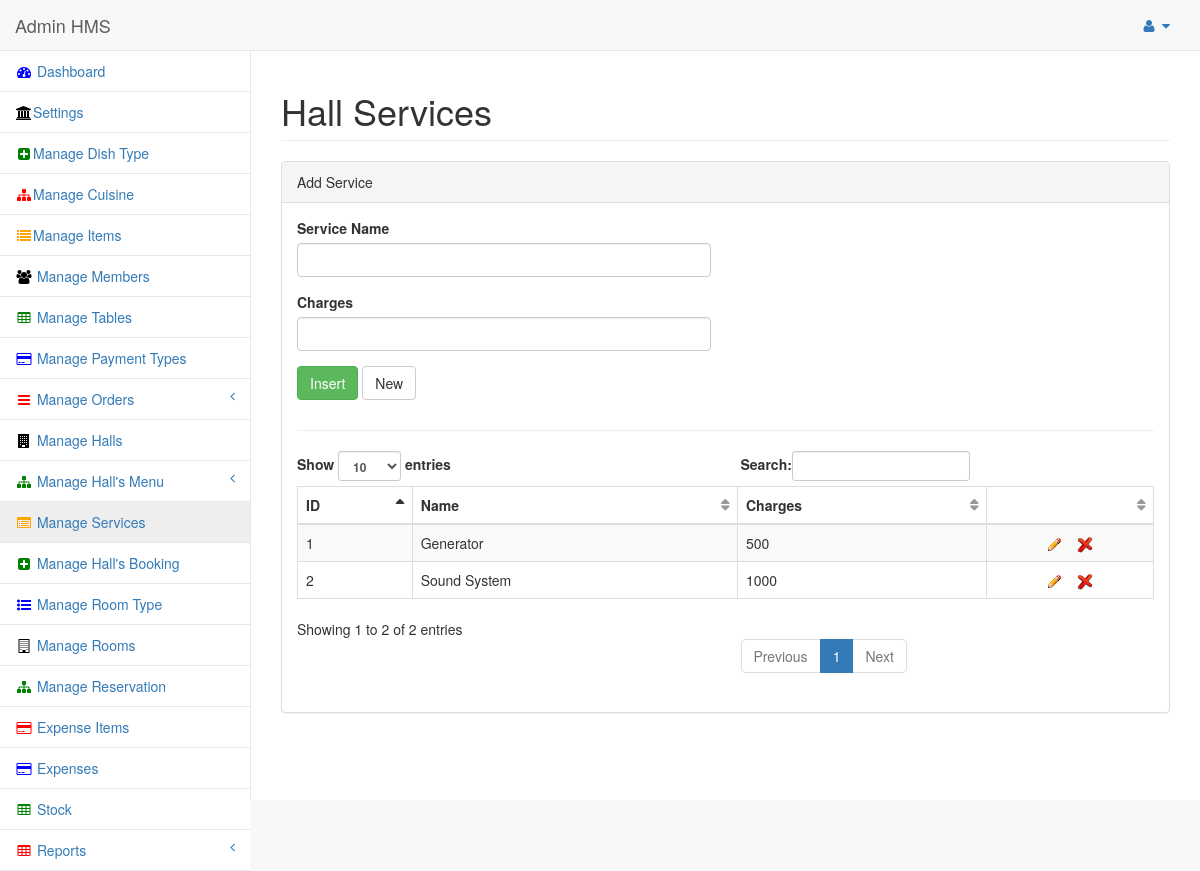
The page /admin/panel/services.php (signed in) on the database its author committed.
### tables this page shows
CREATE TABLE IF NOT EXISTS `hall_service` (
  `hs_id` int(11) NOT NULL AUTO_INCREMENT,
  `hs_name` text NOT NULL,
  `hs_amount` float NOT NULL,
  `hs_status` int(11) NOT NULL,
  PRIMARY KEY (`hs_id`)
);

### admin/panel/view_hservices.php (the view, shortened to what this page needs)
<?php require_once('../../conn/db.php');
 require_once('../../functions.php'); ?>
                            <div class="dataTable_wrapper">
                                <table class="table table-striped table-bordered table-hover" id="dataTables-example">
                                    <thead>
                                        <tr>
                                            <th>ID</th>
                                            <th>Name</th>
                                            <th>Charges</th>
											<th width="20%"> </th>
                                        </tr>
                                    </thead>
                                    <tbody>
									                 <?php
				$insertSQL = "SELECT * FROM hall_service where hs_status = 0";
				$Result1 = mysql_query($insertSQL, $dbconfig) or die(mysql_error());
				while($row = mysql_fetch_assoc($Result1))
				{
				$hs_id 		 = $row["hs_id"];
				$hs_name	 = $row["hs_name"];
				$hs_amount	 = $row["hs_amount"];
						?>
                                        <tr class="odd gradeX">
                                            <td><?php echo $hs_id; ?></td>
                                            <td><?php echo $hs_name; ?></td>
                                            <td><?php echo $hs_amount; ?></td>
                                            <td align="center"><a href="services.php?hs_id=<?php echo $hs_id; ?>" title="Edit"> <img src="img/edit.gif" alt="HMS" /></a>
											&nbsp;&nbsp;  <a href="#" class="delete_class<?php echo $hs_id; ?>" id="confirm<?php echo $hs_id; ?>" value="<?php echo $hs_id; ?>"  title="Delete" > <img src="img/delete.png" alt="HMS" /></a>
											</td>
                                        </tr>
				<?php } ?>
                                     </tbody>
                                </table>
                            </div>

### rows shown on the page
hall_service: hs_id "1", hs_name "Generator", hs_amount "500"
hall_service: hs_id "2", hs_name "Sound System", hs_amount "1000"
